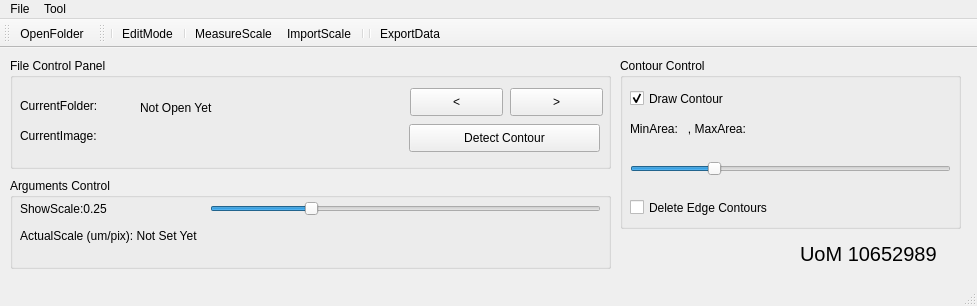
<?xml version="1.0" encoding="UTF-8"?>
<ui version="4.0">
 <class>MainWindow</class>
 <widget class="QMainWindow" name="MainWindow">
  <property name="geometry">
   <rect>
    <x>0</x>
    <y>0</y>
    <width>977</width>
    <height>306</height>
   </rect>
  </property>
  <property name="windowTitle">
   <string>Detector-SAM</string>
  </property>
  <widget class="QWidget" name="centralwidget">
   <widget class="QGroupBox" name="groupBox">
    <property name="geometry">
     <rect>
      <x>10</x>
      <y>10</y>
      <width>601</width>
      <height>111</height>
     </rect>
    </property>
    <property name="title">
     <string>File Control Panel</string>
    </property>
    <widget class="QLabel" name="label_current_folder">
     <property name="geometry">
      <rect>
       <x>130</x>
       <y>40</y>
       <width>251</width>
       <height>20</height>
      </rect>
     </property>
     <property name="text">
      <string>Not Open Yet</string>
     </property>
    </widget>
    <widget class="QPushButton" name="btn_detect_contour">
     <property name="geometry">
      <rect>
       <x>399</x>
       <y>66</y>
       <width>191</width>
       <height>28</height>
      </rect>
     </property>
     <property name="text">
      <string>Detect Contour</string>
     </property>
    </widget>
    <widget class="QPushButton" name="btn_goto_previous">
     <property name="geometry">
      <rect>
       <x>400</x>
       <y>30</y>
       <width>93</width>
       <height>28</height>
      </rect>
     </property>
     <property name="text">
      <string>&lt;</string>
     </property>
    </widget>
    <widget class="QPushButton" name="btn_goto_next">
     <property name="geometry">
      <rect>
       <x>500</x>
       <y>30</y>
       <width>93</width>
       <height>28</height>
      </rect>
     </property>
     <property name="text">
      <string>&gt;</string>
     </property>
    </widget>
    <widget class="QLabel" name="label">
     <property name="geometry">
      <rect>
       <x>10</x>
       <y>40</y>
       <width>121</width>
       <height>16</height>
      </rect>
     </property>
     <property name="frameShape">
      <enum>QFrame::NoFrame</enum>
     </property>
     <property name="text">
      <string>CurrentFolder:</string>
     </property>
    </widget>
    <widget class="QLabel" name="label_current_file">
     <property name="geometry">
      <rect>
       <x>130</x>
       <y>70</y>
       <width>251</width>
       <height>20</height>
      </rect>
     </property>
     <property name="text">
      <string/>
     </property>
    </widget>
    <widget class="QLabel" name="label_3">
     <property name="geometry">
      <rect>
       <x>10</x>
       <y>70</y>
       <width>111</width>
       <height>16</height>
      </rect>
     </property>
     <property name="text">
      <string>CurrentImage:</string>
     </property>
    </widget>
   </widget>
   <widget class="QGroupBox" name="groupBox_3">
    <property name="geometry">
     <rect>
      <x>10</x>
      <y>130</y>
      <width>601</width>
      <height>91</height>
     </rect>
    </property>
    <property name="title">
     <string>Arguments Control</string>
    </property>
    <widget class="QLabel" name="label_scale">
     <property name="geometry">
      <rect>
       <x>10</x>
       <y>20</y>
       <width>181</width>
       <height>21</height>
      </rect>
     </property>
     <property name="text">
      <string>ShowScale:0.25</string>
     </property>
    </widget>
    <widget class="QSlider" name="slider_scale">
     <property name="geometry">
      <rect>
       <x>200</x>
       <y>20</y>
       <width>391</width>
       <height>21</height>
      </rect>
     </property>
     <property name="maximum">
      <number>100</number>
     </property>
     <property name="singleStep">
      <number>5</number>
     </property>
     <property name="pageStep">
      <number>5</number>
     </property>
     <property name="value">
      <number>25</number>
     </property>
     <property name="orientation">
      <enum>Qt::Horizontal</enum>
     </property>
    </widget>
    <widget class="QLabel" name="label_actual_scale">
     <property name="geometry">
      <rect>
       <x>10</x>
       <y>50</y>
       <width>341</width>
       <height>16</height>
      </rect>
     </property>
     <property name="text">
      <string>ActualScale (um/pix): Not Set Yet</string>
     </property>
    </widget>
   </widget>
   <widget class="QGroupBox" name="groupBox_4">
    <property name="geometry">
     <rect>
      <x>620</x>
      <y>10</y>
      <width>341</width>
      <height>171</height>
     </rect>
    </property>
    <property name="title">
     <string>Contour Control</string>
    </property>
    <widget class="QLabel" name="label_minmaxArea">
     <property name="geometry">
      <rect>
       <x>10</x>
       <y>50</y>
       <width>321</width>
       <height>41</height>
      </rect>
     </property>
     <property name="text">
      <string>MinArea:   , MaxArea:</string>
     </property>
    </widget>
    <widget class="QCheckBox" name="checkBox_delete_edge_contour">
     <property name="geometry">
      <rect>
       <x>10</x>
       <y>140</y>
       <width>211</width>
       <height>19</height>
      </rect>
     </property>
     <property name="text">
      <string>Delete Edge Contours</string>
     </property>
    </widget>
    <widget class="QSlider" name="slider_area">
     <property name="geometry">
      <rect>
       <x>10</x>
       <y>100</y>
       <width>321</width>
       <height>21</height>
      </rect>
     </property>
     <property name="maximum">
      <number>100</number>
     </property>
     <property name="singleStep">
      <number>1</number>
     </property>
     <property name="pageStep">
      <number>1</number>
     </property>
     <property name="value">
      <number>25</number>
     </property>
     <property name="orientation">
      <enum>Qt::Horizontal</enum>
     </property>
    </widget>
    <widget class="QCheckBox" name="checkBox_draw_contours">
     <property name="geometry">
      <rect>
       <x>10</x>
       <y>30</y>
       <width>131</width>
       <height>21</height>
      </rect>
     </property>
     <property name="text">
      <string>Draw Contour</string>
     </property>
     <property name="checked">
      <bool>true</bool>
     </property>
    </widget>
   </widget>
   <widget class="QLabel" name="label_2">
    <property name="geometry">
     <rect>
      <x>800</x>
      <y>190</y>
      <width>161</width>
      <height>31</height>
     </rect>
    </property>
    <property name="font">
     <font>
      <pointsize>15</pointsize>
     </font>
    </property>
    <property name="text">
     <string>UoM 10652989</string>
    </property>
   </widget>
  </widget>
  <widget class="QMenuBar" name="menubar">
   <property name="geometry">
    <rect>
     <x>0</x>
     <y>0</y>
     <width>977</width>
     <height>23</height>
    </rect>
   </property>
   <widget class="QMenu" name="menuFile">
    <property name="title">
     <string>File</string>
    </property>
    <addaction name="actionOpenFolder"/>
    <addaction name="separator"/>
    <addaction name="actionExportData"/>
   </widget>
   <widget class="QMenu" name="menuTool">
    <property name="title">
     <string>Tool</string>
    </property>
    <addaction name="actionModifyMode"/>
    <addaction name="separator"/>
    <addaction name="actionMeasureScale"/>
    <addaction name="separator"/>
    <addaction name="actionImportScale"/>
   </widget>
   <addaction name="menuFile"/>
   <addaction name="menuTool"/>
  </widget>
  <widget class="QStatusBar" name="statusbar"/>
  <widget class="QToolBar" name="toolBar">
   <property name="windowTitle">
    <string>toolBar</string>
   </property>
   <attribute name="toolBarArea">
    <enum>TopToolBarArea</enum>
   </attribute>
   <attribute name="toolBarBreak">
    <bool>false</bool>
   </attribute>
   <addaction name="actionOpenFolder"/>
  </widget>
  <widget class="QToolBar" name="toolBar_2">
   <property name="windowTitle">
    <string>toolBar_2</string>
   </property>
   <attribute name="toolBarArea">
    <enum>TopToolBarArea</enum>
   </attribute>
   <attribute name="toolBarBreak">
    <bool>false</bool>
   </attribute>
   <addaction name="separator"/>
   <addaction name="actionModifyMode"/>
   <addaction name="separator"/>
   <addaction name="actionMeasureScale"/>
   <addaction name="actionImportScale"/>
   <addaction name="separator"/>
   <addaction name="separator"/>
   <addaction name="actionExportData"/>
  </widget>
  <action name="actionOpenFolder">
   <property name="text">
    <string>OpenFolder</string>
   </property>
  </action>
  <action name="actionExportData">
   <property name="text">
    <string>ExportData</string>
   </property>
  </action>
  <action name="actionModifyMode">
   <property name="checkable">
    <bool>true</bool>
   </property>
   <property name="text">
    <string>EditMode</string>
   </property>
  </action>
  <action name="actionMeasureScale">
   <property name="checkable">
    <bool>true</bool>
   </property>
   <property name="text">
    <string>MeasureScale</string>
   </property>
  </action>
  <action name="actionImportScale">
   <property name="text">
    <string>ImportScale</string>
   </property>
  </action>
 </widget>
 <resources/>
 <connections/>
</ui>
